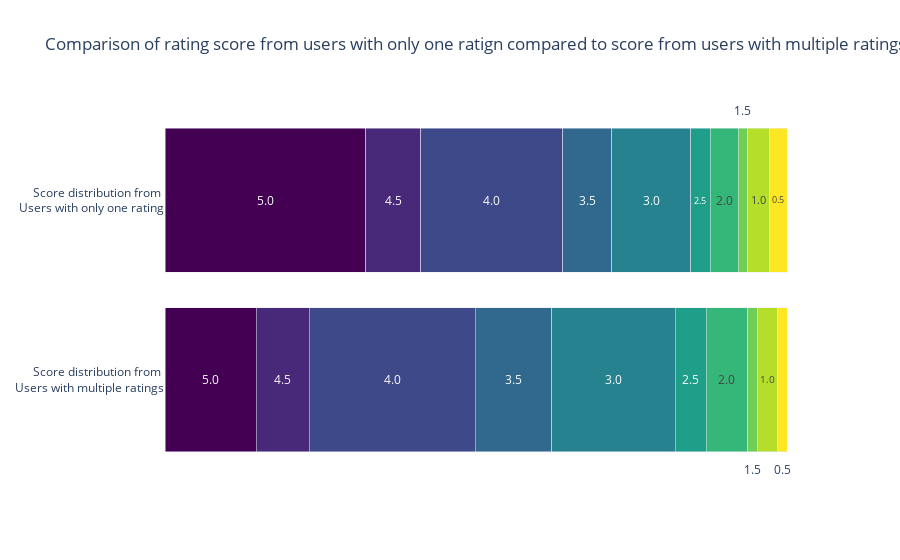

The code cell stored with this chart in its notebook:
### Code cell
#Max threshold that makes sense
#threshold = 0.0312
threshold = 0.02
descripion_only_one_ratings = ['Score distribution from <br> Users with only one rating']
descriont_multiple_ratings = ['Score distribution from <br> Users with multiple ratings']
colors = px.colors.sequential.Viridis
fig = make_subplots(rows=2, cols=1, shared_xaxes=True, vertical_spacing = 0.00)
create_stacked_barchart_subplot(fig, threshold, descripion_only_one_ratings, binned_ratings_single_account_percentage, 1, 1, colors, list_of_ratings, True)
create_stacked_barchart_subplot(fig, threshold, descriont_multiple_ratings, binned_ratings_without_single_accounts_percentage, 1, 2, colors, list_of_ratings, False)

fig.update_layout(barmode='stack')
fig.update_layout(title={'text': "Comparison of rating score from users with only one ratign compared to score from users with multiple ratings"})
fig.update_xaxes(visible=False)
fig.update_layout(plot_bgcolor="#FFFFFF")
fig.show()

### Figure 1 — Plotly figure (JSON) as saved in the notebook; plotly's stock layout.template omitted (floating-point values rounded to 4 significant figures)
{"data": [{"hovertemplate": "Percentage of score 5.0: 32.26%<extra></extra>", "insidetextanchor": "middle", "marker": {"color": "#440154"}, "name": "5.0", "orientation": "h", "showlegend": false, "text": "5.0", "textangle": 0, "textposition": "inside", "type": "bar", "x": [0.3226], "xaxis": "x", "y": ["Score distribution from <br> Users with only one rating"], "yaxis": "y"}, {"hovertemplate": "Percentage of score 4.5: 8.81%<extra></extra>", "insidetextanchor": "middle", "marker": {"color": "#482878"}, "name": "4.5", "orientation": "h", "showlegend": false, "text": "4.5", "textangle": 0, "textposition": "inside", "type": "bar", "x": [0.08808], "xaxis": "x", "y": ["Score distribution from <br> Users with only one rating"], "yaxis": "y"}, {"hovertemplate": "Percentage of score 4.0: 22.85%<extra></extra>", "insidetextanchor": "middle", "marker": {"color": "#3e4989"}, "name": "4.0", "orientation": "h", "showlegend": false, "text": "4.0", "textangle": 0, "textposition": "inside", "type": "bar", "x": [0.2285], "xaxis": "x", "y": ["Score distribution from <br> Users with only one rating"], "yaxis": "y"}, {"hovertemplate": "Percentage of score 3.5: 7.86%<extra></extra>", "insidetextanchor": "middle", "marker": {"color": "#31688e"}, "name": "3.5", "orientation": "h", "showlegend": false, "text": "3.5", "textangle": 0, "textposition": "inside", "type": "bar", "x": [0.07865], "xaxis": "x", "y": ["Score distribution from <br> Users with only one rating"], "yaxis": "y"}, {"hovertemplate": "Percentage of score 3.0: 12.7%<extra></extra>", "insidetextanchor": "middle", "marker": {"color": "#26828e"}, "name": "3.0", "orientation": "h", "showlegend": false, "text": "3.0", "textangle": 0, "textposition": "inside", "type": "bar", "x": [0.127], "xaxis": "x", "y": ["Score distribution from <br> Users with only one rating"], "yaxis": "y"}, {"hovertemplate": "Percentage of score 2.5: 3.11%<extra></extra>", "insidetextanchor": "middle", "marker": {"color": "#1f9e89"}, "name": "2.5", "orientation": "h", "showlegend": false, "text": "2.5", "textangle": 0, "textposition": "inside", "type": "bar", "x": [0.03114], "xaxis": "x", "y": ["Score distribution from <br> Users with only one rating"], "yaxis": "y"}, {"hovertemplate": "Percentage of score 2.0: 4.54%<extra></extra>", "insidetextanchor": "middle", "marker": {"color": "#35b779"}, "name": "2.0", "orientation": "h", "showlegend": false, "text": "2.0", "textangle": 0, "textposition": "inside", "type": "bar", "x": [0.04537], "xaxis": "x", "y": ["Score distribution from <br> Users with only one rating"], "yaxis": "y"}, {"hovertemplate": "Percentage of score 1.5: 1.49%<extra></extra>", "insidetextanchor": "middle", "marker": {"color": "#6ece58"}, "name": "1.5", "orientation": "h", "showlegend": false, "text": "1.5", "textangle": 0, "textposition": "none", "type": "bar", "x": [0.01495], "xaxis": "x", "y": ["Score distribution from <br> Users with only one rating"], "yaxis": "y"}, {"hovertemplate": "Percentage of score 1.0: 3.45%<extra></extra>", "insidetextanchor": "middle", "marker": {"color": "#b5de2b"}, "name": "1.0", "orientation": "h", "showlegend": false, "text": "1.0", "textangle": 0, "textposition": "inside", "type": "bar", "x": [0.03452], "xaxis": "x", "y": ["Score distribution from <br> Users with only one rating"], "yaxis": "y"}, {"hovertemplate": "Percentage of score 0.5: 2.92%<extra></extra>", "insidetextanchor": "middle", "marker": {"color": "#fde725"}, "name": "0.5", "orientation": "h", "showlegend": false, "text": "0.5", "textangle": 0, "textposition": "inside", "type": "bar", "x": [0.02918], "xaxis": "x", "y": ["Score distribution from <br> Users with only one rating"], "yaxis": "y"}, {"hovertemplate": "Percentage of score 5.0: 14.67%<extra></extra>", "insidetextanchor": "middle", "marker": {"color": "#440154"}, "name": "5.0", "orientation": "h", "showlegend": false, "text": "5.0", "textangle": 0, "textposition": "inside", "type": "bar", "x": [0.1467], "xaxis": "x2", "y": ["Score distribution from <br> Users with multiple ratings"], "yaxis": "y2"}, {"hovertemplate": "Percentage of score 4.5: 8.55%<extra></extra>", "insidetextanchor": "middle", "marker": {"color": "#482878"}, "name": "4.5", "orientation": "h", "showlegend": false, "text": "4.5", "textangle": 0, "textposition": "inside", "type": "bar", "x": [0.08552], "xaxis": "x2", "y": ["Score distribution from <br> Users with multiple ratings"], "yaxis": "y2"}, {"hovertemplate": "Percentage of score 4.0: 26.65%<extra></extra>", "insidetextanchor": "middle", "marker": {"color": "#3e4989"}, "name": "4.0", "orientation": "h", "showlegend": false, "text": "4.0", "textangle": 0, "textposition": "inside", "type": "bar", "x": [0.2665], "xaxis": "x2", "y": ["Score distribution from <br> Users with multiple ratings"], "yaxis": "y2"}, {"hovertemplate": "Percentage of score 3.5: 12.27%<extra></extra>", "insidetextanchor": "middle", "marker": {"color": "#31688e"}, "name": "3.5", "orientation": "h", "showlegend": false, "text": "3.5", "textangle": 0, "textposition": "inside", "type": "bar", "x": [0.1227], "xaxis": "x2", "y": ["Score distribution from <br> Users with multiple ratings"], "yaxis": "y2"}, {"hovertemplate": "Percentage of score 3.0: 19.88%<extra></extra>", "insidetextanchor": "middle", "marker": {"color": "#26828e"}, "name": "3.0", "orientation": "h", "showlegend": false, "text": "3.0", "textangle": 0, "textposition": "inside", "type": "bar", "x": [0.1988], "xaxis": "x2", "y": ["Score distribution from <br> Users with multiple ratings"], "yaxis": "y2"}, {"hovertemplate": "Percentage of score 2.5: 4.95%<extra></extra>", "insidetextanchor": "middle", "marker": {"color": "#1f9e89"}, "name": "2.5", "orientation": "h", "showlegend": false, "text": "2.5", "textangle": 0, "textposition": "inside", "type": "bar", "x": [0.04949], "xaxis": "x2", "y": ["Score distribution from <br> Users with multiple ratings"], "yaxis": "y2"}, {"hovertemplate": "Percentage of score 2.0: 6.67%<extra></extra>", "insidetextanchor": "middle", "marker": {"color": "#35b779"}, "name": "2.0", "orientation": "h", "showlegend": false, "text": "2.0", "textangle": 0, "textposition": "inside", "type": "bar", "x": [0.06669], "xaxis": "x2", "y": ["Score distribution from <br> Users with multiple ratings"], "yaxis": "y2"}, {"hovertemplate": "Percentage of score 1.5: 1.59%<extra></extra>", "insidetextanchor": "middle", "marker": {"color": "#6ece58"}, "name": "1.5", "orientation": "h", "showlegend": false, "text": "1.5", "textangle": 0, "textposition": "none", "type": "bar", "x": [0.0159], "xaxis": "x2", "y": ["Score distribution from <br> Users with multiple ratings"], "yaxis": "y2"}, {"hovertemplate": "Percentage of score 1.0: 3.19%<extra></extra>", "insidetextanchor": "middle", "marker": {"color": "#b5de2b"}, "name": "1.0", "orientation": "h", "showlegend": false, "text": "1.0", "textangle": 0, "textposition": "inside", "type": "bar", "x": [0.03193], "xaxis": "x2", "y": ["Score distribution from <br> Users with multiple ratings"], "yaxis": "y2"}, {"hovertemplate": "Percentage of score 0.5: 1.59%<extra></extra>", "insidetextanchor": "middle", "marker": {"color": "#fde725"}, "name": "0.5", "orientation": "h", "showlegend": false, "text": "0.5", "textangle": 0, "textposition": "none", "type": "bar", "x": [0.01594], "xaxis": "x2", "y": ["Score distribution from <br> Users with multiple ratings"], "yaxis": "y2"}], "layout": {"annotations": [{"showarrow": false, "text": "1.5", "x": 0.9288, "xref": "x", "y": 0.5, "yref": "y"}, {"showarrow": false, "text": "1.5", "x": 0.9442, "xref": "x", "y": -0.5, "yref": "y2"}, {"showarrow": false, "text": "0.5", "x": 0.992, "xref": "x", "y": -0.5, "yref": "y2"}], "barmode": "stack", "plot_bgcolor": "#FFFFFF", "title": {"text": "Comparison of rating score from users with only one ratign compared to score from users with multiple ratings"}, "xaxis": {"anchor": "y", "domain": [0, 1], "matches": "x2", "showticklabels": false, "visible": false}, "xaxis2": {"anchor": "y2", "domain": [0, 1], "visible": false}, "yaxis": {"anchor": "x", "domain": [0.5, 1]}, "yaxis2": {"anchor": "x2", "domain": [0, 0.5]}}}
